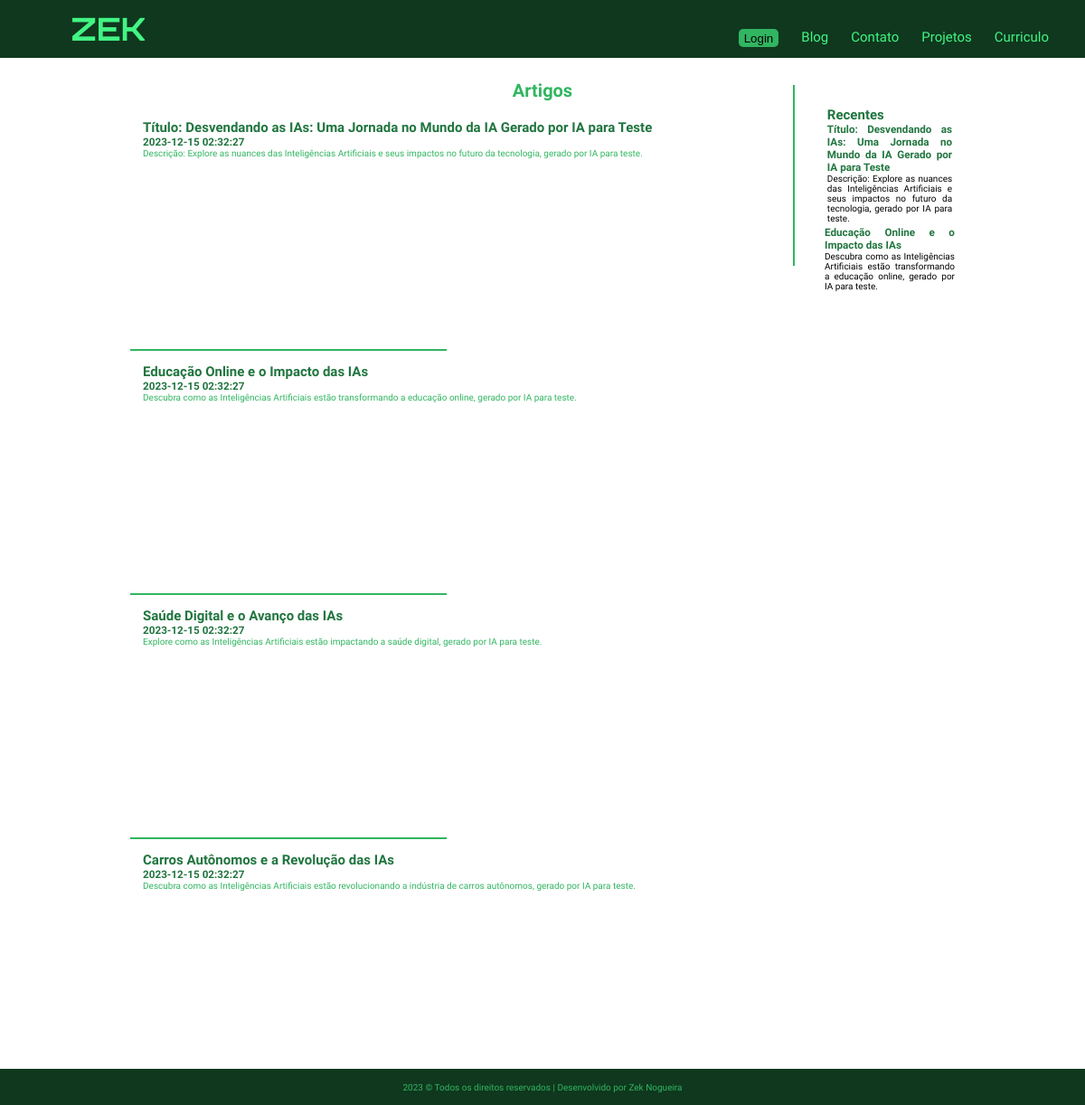
Screenshot of /blog.php with the database file from the repository.
### tables this page shows
create table articles(
article_id int primary key auto_increment,
article_name varchar(200),
article_description varchar (2000),
article_content MEDIUMTEXT,
article_date DATETIME
);

### blog.php (the view, shortened to what this page needs)
<!DOCTYPE html>
<html lang="pt-br">
<head>
    <link rel="stylesheet" href="css/style.css">
    <link rel="stylesheet" href="css/blog.css">
    <link rel="stylesheet" href="css/login.css">
</head>
<body class="white_body_blog">
    <header id="small_header">
        <div id="logo_blog">
            <a href="index.php">
                <h1>ZEK</h1>
            </a>
        </div>
        <div id="menu">
            <nav id="principal_nav">
                <a href="login.php"><button class="login_button">Login</button></a>
                <a href="blog.php">Blog</a>
                <a href="contato.html">Contato</a>
                <a href="Projetos">Projetos</a>
                <a href="curriculo.html">Curriculo</a>
            </nav>
        </div>
    </header>
    <main class="white_main_blog">
        <div class="title_articles_box">
            <h1 class="article_title_blog">Artigos</h1>
        </div>
        <div class="main_blog_principal_box">
            <div class="main_blog_principal">
                <section class="articles_section">
                    <?php
                    require "conection.php";
                    $sql = "select * from articles";
                    $query_sql_select_articles = $conection_db->query($sql);
                    if ($query_sql_select_articles->num_rows > 0) {
                        while ($info_articles = $query_sql_select_articles->fetch_assoc()) {
                            ?>
                            <a href="article.php?article_id=<?php echo $info_articles["article_id"] ?>" cursor="pointer">
                                <article class="principal_articles" id="article">
                                    <h2>
                                        <?php echo $info_articles["article_name"]; ?>
                                    </h2>
                                    <h3>
                                        <?php echo $info_articles["article_date"]; ?>
                                    </h3>
                                    <p>
                                        <?php echo $info_articles["article_description"] ?>
                                    </p>
                                </article>
                            </a>
                            <hr class="articles_line_division">
                        <?php }
                    } ?>
                </section>
            </div>
            <div class="vertical_articles_line_division_config_blog" class="articles_section">
            </div>
            <aside id="main_blog_side">
                <section class="articles_section">
                    <article class="side_articles">
                        <h2>Recentes</h2>
                        <?php
                        $sql_select_recent_articles = "SELECT * FROM articles ORDER BY article_date LIMIT 2";
                        $query_result = $conection_db->query($sql_select_recent_articles);
                        if ($query_result->num_rows > 0) {
                            while ($info_recent_articles = $query_result->fetch_assoc()) { ?>
                                <h3>
                                    <?php echo $info_recent_articles["article_name"] ?>
                                </h3>
                                <p class="article_p">
                                    <?php echo $info_recent_articles["article_description"] ?>
                                </p>
                            </article>
                        <?php }
                        } ?>
                </section>
            </aside>
        </div>
    </main>
    <footer id="footer_blog_principal">
        <div>
            <p>2023 &#169; Todos os direitos reservados | Desenvolvido por <a href="index.php">Zek Nogueira</a></p>
        </div>
    </footer>
</body>
</html>

### css/style.css (style rules this page uses)
* { margin: 0; }
html { font-size: 10px; }
body { background-color: #0F381E; color: #31b561; font-family: Urbanist; display: flex; flex-direction: column; }
.white_body_blog { background-color: white; color: #31b561; font-family: Urbanist; display: flex; flex-direction: column; }
header { display: flex; flex-direction: row; height: 15vh; width: 100vw; justify-content: space-between; }
a { text-decoration: none; color: #31b561; }
div { display: flex; flex-direction: column; }
#logo_blog { flex-direction: column; width: 20vw; font-family: Urbanist; font-weight: 500; color: #31b561; font-size: 2rem; height: 100%; justify-content: center; align-items: center; }
#logo_blog h1 { width: 100%; display: inline !important; font-size: 3.5rem; color: #42f584; font-family: orbitron; }
#menu { justify-content: right; margin-top: 20px; margin-right: 40px; width: 35vw; }
#principal_nav { display: flex; flex-direction: row; justify-content: right; }
#principal_nav a { font-size: 1.5rem; margin-left: 25px; text-decoration: none; color: #42f584; }
#small_header { background-color: #0F381E; display: flex; flex-direction: row; height: 8vh; width: 100vw; align-items: center; padding: 0; }
#footer_blog_principal { background-color: #0F381E; display: flex; height: 40px; font-size: 10px; position: fixed; bottom: 0; left: 0; justify-content: center; align-items: center; width: 100vw; }

### css/blog.css (style rules this page uses)
.title_articles_box { display: flex; flex-direction: column; height: 30px; width: 100%; }
.white_main_blog { display: flex; background-color: white; flex-direction: column; min-height: 80vh; justify-content: center; align-items: center; }
.article_title_blog { margin: 2% 2%; display: flex; flex-direction: row; justify-content: center; }
div { display: flex; }
.main_blog_principal_box { display: flex; flex-direction: row; width: 80vw; min-height: 50vh; justify-content: space-between; }
.main_blog_principal { width: 78%; display: flex; flex-direction: column; }
#main_blog_side { width: 20%; }
.articles_section { margin: 3vh; text-align:justify }
.articles_section article { margin: 2% ; }
.articles_section article h2, h3 { color: #20753F; }
.articles_section .article_p { color: black; }
.articles_line_division { width: 50%; background-color: #31b561; border: none; height: 2px; }
.vertical_articles_line_division_config_blog { background-color: #31b561; height: 200px; width: 2px; }
.principal_articles { min-height: 30vh; }

### css/login.css (style rules this page uses)
.login_button { border: none; background-color: #31b561; border-radius: 5px; height: 20px; }
div { display: flex; }

### rows the page displays
articles: article_name "Título: Desvendando as IAs: Uma Jornada no Mundo da IA Gerado por IA para Teste", article_date "2023-12-15 02:32:27", article_description "Descrição: Explore as nuances das Inteligências Artificiais e seus impactos no futuro da tecnologia, gerado por IA para teste."
articles: article_name "Educação Online e o Impacto das IAs", article_date "2023-12-15 02:32:27", article_description "Descubra como as Inteligências Artificiais estão transformando a educação online, gerado por IA para teste."
articles: article_name "Saúde Digital e o Avanço das IAs", article_date "2023-12-15 02:32:27", article_description "Explore como as Inteligências Artificiais estão impactando a saúde digital, gerado por IA para teste."
articles: article_name "Carros Autônomos e a Revolução das IAs", article_date "2023-12-15 02:32:27", article_description "Descubra como as Inteligências Artificiais estão revolucionando a indústria de carros autônomos, gerado por IA para teste."
